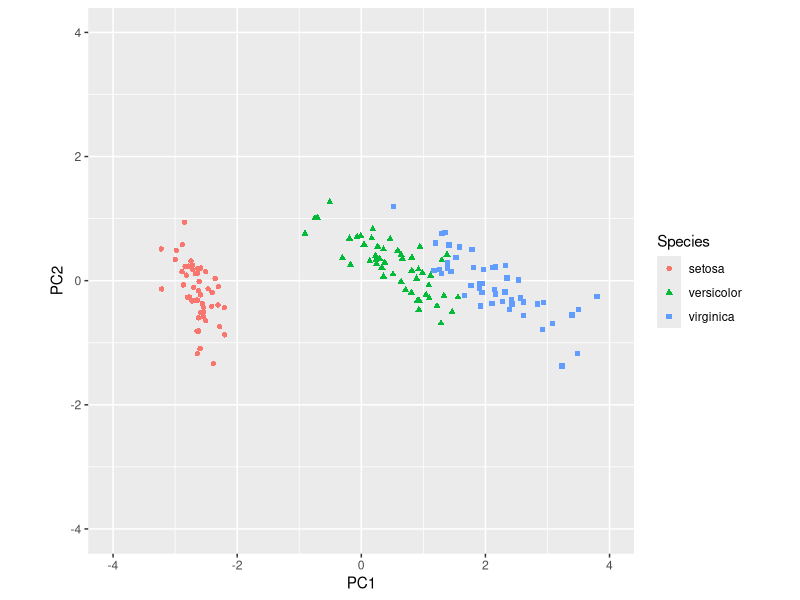
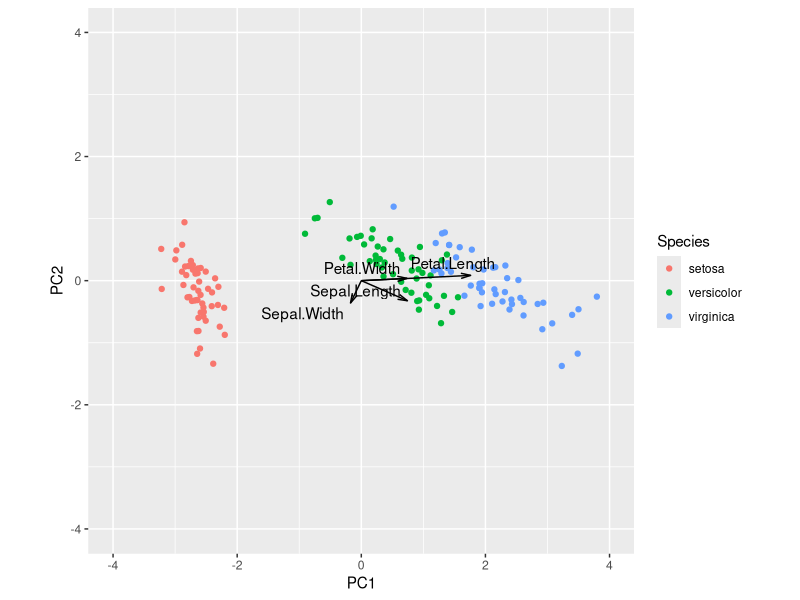
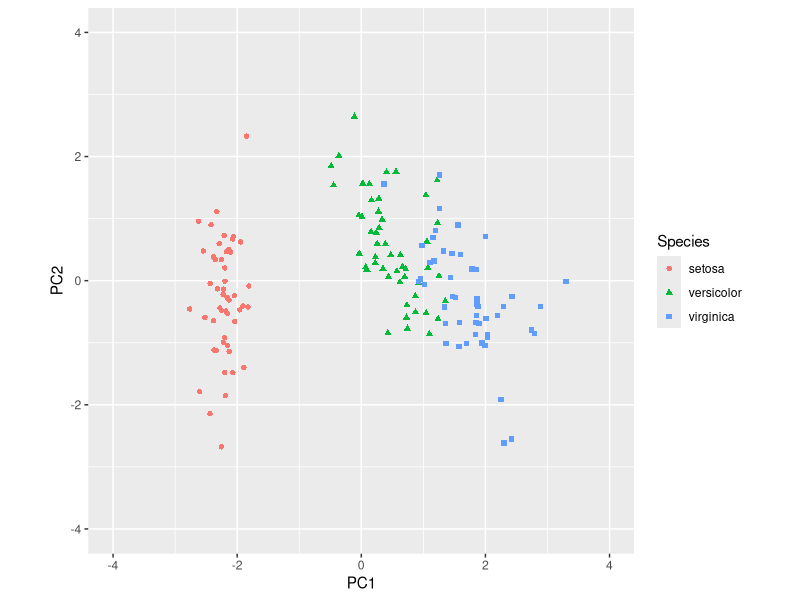
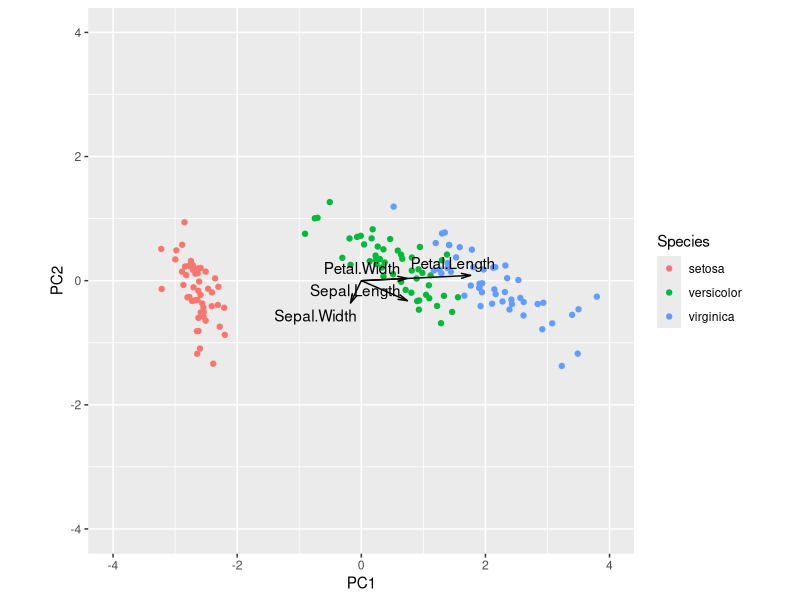
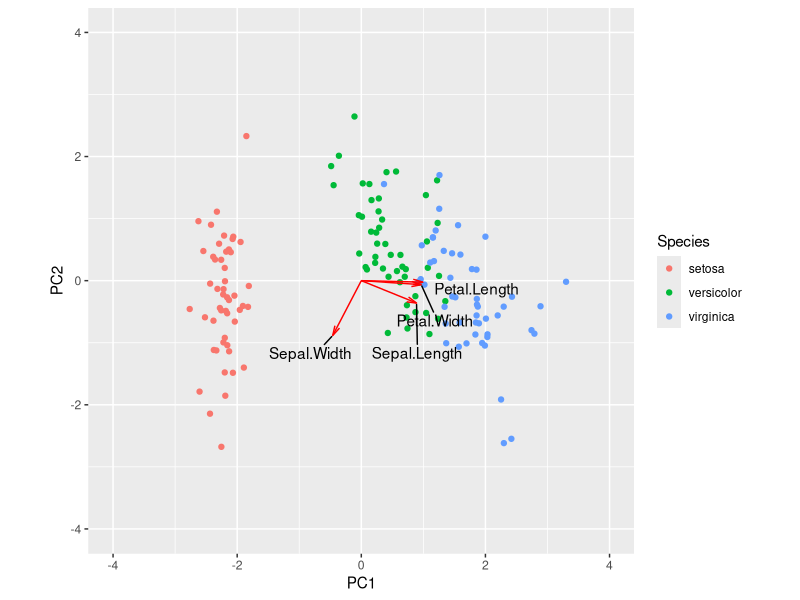

Source code (R) for these figures, in order:
## ---- chunk 1
knitr::opts_chunk$set(echo = TRUE, prompt = FALSE, eval = TRUE, 
                      warning = TRUE, comment=NA, cache = FALSE,
                      fig.width = 6, fig.height = 4)
## ---- chunk 2
iris
## ---- chunk 3
library(tidyverse)
library(broom)
library(GGally)
library(cowplot)
library(ggplot2)
## ---- chunk 4
names(iris)
## ---- chunk 5
drop.species <- iris %>%
  select(-Species)
## ---- chunk 6
iris.pca <- prcomp(drop.species, center=TRUE, retx=TRUE)

summary(iris.pca)
## ---- chunk 7
pca.iris.dataframe <- as.data.frame(iris.pca$x)

pca.iris.dataframe
## ---- chunk 8
Species <- iris$Species
cbind(pca.iris.dataframe, Species)
## ---- chunk 9

coord.system.iris <- coord_fixed(ratio=1, xlim=c(-4,4), ylim=c(-4,4))

iris.pc1pc2 <-
  pca.iris.dataframe %>%
  ggplot(aes(x=PC1, y=PC2, color = Species, shape = Species)) +
  geom_point() +
  coord.system.iris

iris.pc1pc2
## ---- chunk 10
summary(iris.pca)
## ---- chunk 11
# Calculate factor loadings
Eigen.iris <- iris.pca$rotation
diag.matrix <- diag(iris.pca$sdev)

iris.loadings <- Eigen.iris %*% diag.matrix
iris.loadings


loadings.iris.1and2 <- 
  data.frame(iris.loadings[,1:2]) %>%
  rename(PC1.iris = X1, PC2.iris = X2) %>%
  mutate(variable = row.names(iris.loadings))

loadings.iris.1and2
## ---- chunk 12
library(ggrepel)
## ---- chunk 13
biplot.prcomp <- ggplot(data=pca.iris.dataframe, aes(x=PC1, y=PC2, color = Species)) +
  geom_point() +
  coord.system.iris +
  geom_segment(data=loadings.iris.1and2,
               aes(x=0, y=0, xend = PC1.iris, yend= PC2.iris), color = 'black', 
               arrow=arrow(angle=15, length=unit(0.1,'inches'))) + 
  geom_text_repel(data=loadings.iris.1and2, aes(x=PC1.iris, y = PC2.iris, label=variable), color='black', nudge_x = -.2, nudge_y=0)

biplot.prcomp
  
## ---- chunk 14
iris.loadings
## ---- chunk 15
iris.prcomp.cor <- prcomp(drop.species, scale.=TRUE) #scale.=TRUE tell it to use the correlation matrix. 
iris.prcomp.cor

## ---- chunk 16
pca.cor.iris.dataframe <- as.data.frame(iris.prcomp.cor$x)
pca.cor.iris.dataframe
## ---- chunk 17
Species <- iris$Species
cbind(pca.cor.iris.dataframe, Species) #add the Species variable back to the data
## ---- chunk 18
coord.system.iris <- coord_fixed(ratio=1, xlim=c(-4,4), ylim=c(-4,4))

iris.cor.pc1pc2 <- 
  pca.cor.iris.dataframe %>%
  ggplot((aes(x=PC1, y=PC2, color = Species, shape = Species))) +
  geom_point() +
  coord.system.iris

iris.cor.pc1pc2
## ---- chunk 19
# Calculate factor loadings
Eigen.iris <- iris.prcomp.cor$rotation
diag.matrix <- diag(iris.prcomp.cor$sdev)

iris.cor.loadings <- Eigen.iris %*% diag.matrix
iris.cor.loadings


loadings.iris.cor.1and2 <- 
  data.frame(iris.cor.loadings[,1:2]) %>%
  rename(PC1.iris = X1, PC2.iris = X2) %>%
  mutate(variable = row.names(iris.cor.loadings))

loadings.iris.cor.1and2

## ---- chunk 20
biplot.princomp <- ggplot(data=pca.cor.iris.dataframe, aes(x=PC1, y=PC2, color = Species)) +
  geom_point() +
  coord.system.iris +
  geom_segment(data=loadings.iris.cor.1and2,
               aes(x=0, y=0, xend = PC1.iris, yend= PC2.iris), color = 'red', 
               arrow=arrow(angle=15, length=unit(0.1,'inches'))) + 
  geom_text_repel(data=loadings.iris.cor.1and2, aes(x=PC1.iris, y = PC2.iris, label=variable), color='black', nudge_x = 0, nudge_y=-0.25, box.padding=0.5)

biplot.prcomp
biplot.princomp
## ---- chunk 21
iris.loadings
iris.cor.loadings


